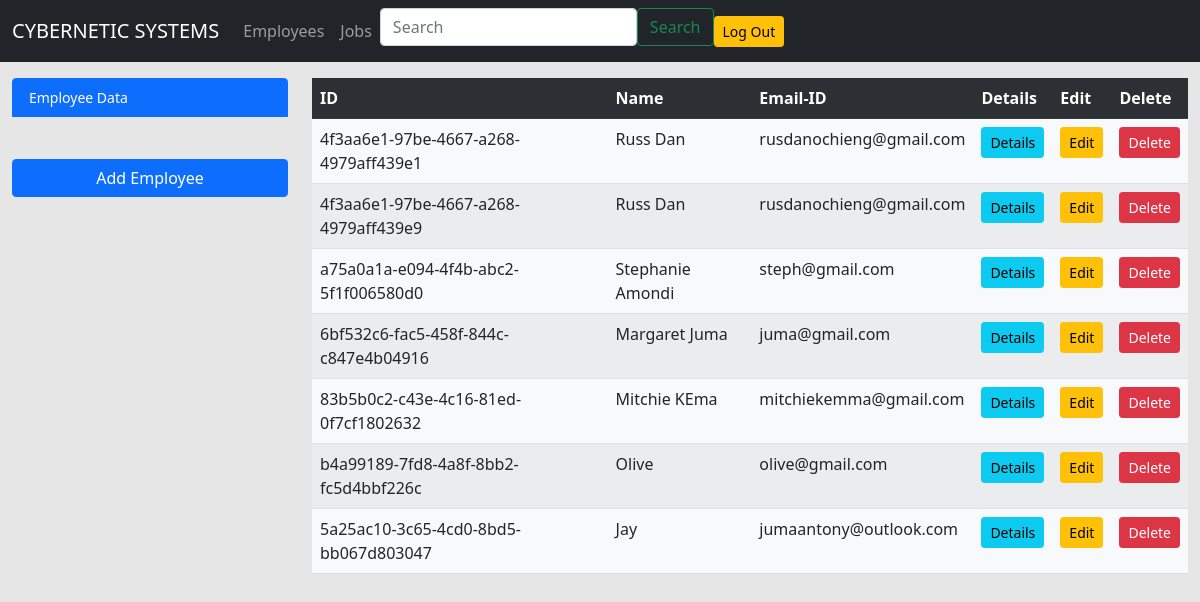
The page /employeelist/ (signed in) on the database as committed earlier.
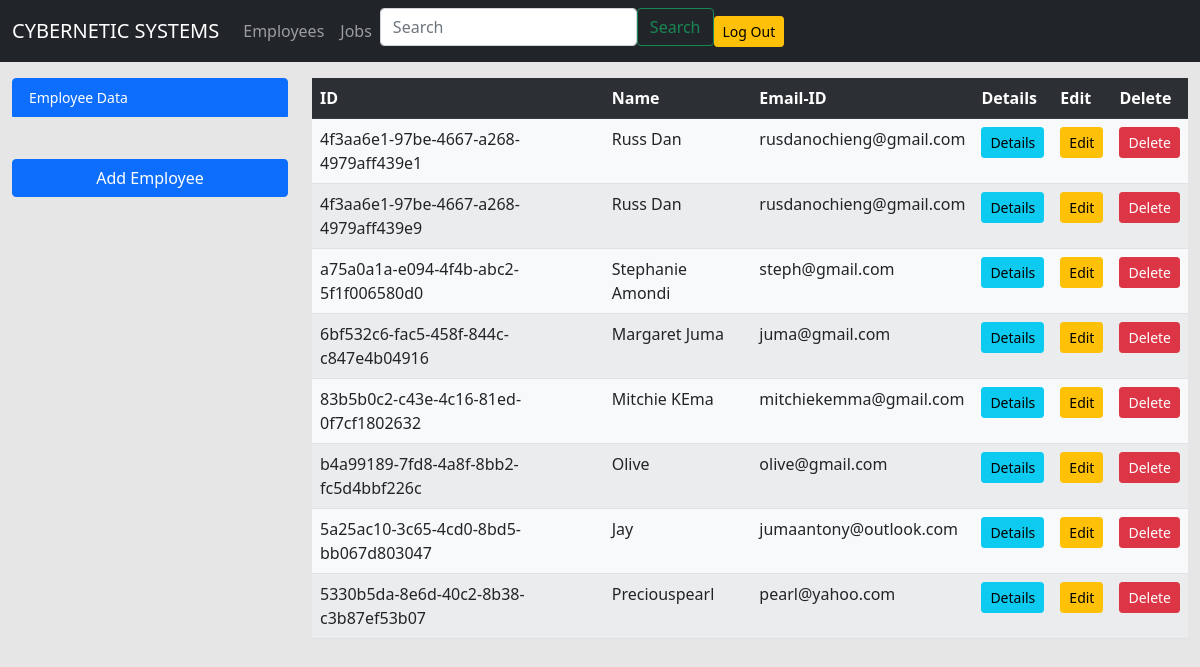
The same page on the database as committed later.
### EmployeeMgt/models.py (models this page shows)
class Employee(models.Model):
    ID = models.UUIDField(default=uuid.uuid4,
                          editable=True)
    Date_of_Employement = models.DateTimeField()
    Name = models.CharField(max_length=50)
    Email = models.EmailField()
    Phone_Number = models.IntegerField()
    Job = models.CharField(max_length=50)

### EmployeeMgt/views.py (the view, shortened to what this page needs)
# urls.py: path('employeelist/', views.employeelist, name='employeelist'),
@login_required
def employeelist(request):
    context = {}
    if request.method == 'GET':
        context.update({
            'form': EmployeeModelForm,
            'employees': Employee.objects.all(),
        })
    return render(request, 'employee-list.html', context)

### EmployeeMgt/templates/employee-list.html (shortened to what this page needs)
{% extends 'base.html' %}
{% load static %}
{% block content %}
    <link rel="stylesheet" href="https://stackpath.bootstrapcdn.com/bootstrap/5.0.0-alpha1/css/bootstrap.min.css">
 <div class="container-fluid">
    <div class="row mt-3">
      <div class="col-lg-3 col-md-3">
              <div class="list-group small">
                <div class="list-group-item active"> Employee Data</div>
                <br><br>
                <button id="create-employee" class="btn btn-primary" type="button" name="button" data-toggle="modal"
                   data-target="#add_employee" >Add Employee</button>
                <br>
                  <br>
              </div>
            </div>
            <div class="col-lg-9 col-md-9">
              <table class="table table-striped table-hover bg-light">
                <tr class="table-dark ">
                  <th>ID</th>
                  <th>Name</th>
                  <th>Email-ID</th>
                  <th>Details</th>
                  <th>Edit</th>
                  <th>Delete</th>
                </tr>
              {% for employee in employees %}
                <tr>
                  <td>{{ employee.ID }}</td>
                  <td>{{ employee.Name }}</td>
                  <td>{{ employee.Email }}</td>
                  <td><a href="" data-toggle="modal"
                         data-target="#employee-details-{{ employee.pk }}"
                         class="btn btn-info btn-sm btn-block"> Details </a></td>
                  <td><a href="" data-toggle="modal" data-target="#employee-edit-details-{{ employee.pk }}" class="btn btn-warning btn-sm btn-block">Edit</a></td>
                  <td><a href="" class="btn btn-danger btn-sm btn-block"
                         onclick="confirm('Are you Sure you want to Delete \' {{ employee.Name }} \' ?');">Delete</a></td>
                </tr>
              {% endfor %}
              </table>
            </div>
        </div>
    </div>
              {% include 'add_employee.html' %}
{% endblock %}

### EmployeeMgt/templates/base.html (shortened to what this page needs)
{% load static %}
<!doctype html>
<html lang="en">
  <head>
    <link rel="stylesheet" href="https://stackpath.bootstrapcdn.com/bootstrap/5.0.0-alpha1/css/bootstrap.min.css">
    <link rel="stylesheet" type="text/css" href="{% static 'css/style.css' %}">
  </head>
  <body>
    {% if request.user.is_authenticated %}
      <nav class="navbar navbar-expand-lg navbar-dark bg-dark">
      <div class="container-fluid">
        <a class="navbar-brand mr-5" href="{% url 'EmployeeMgt:dash' %}">CYBERNETIC SYSTEMS</a>
        <div class="collapse navbar-collapse" id="navbarSupportedContent">
          <ul class="navbar-nav mr-auto mb-2 mb-lg-0">
            <li class="nav-item">
              <a class="nav-link" aria-current="page" href="{% url 'EmployeeMgt:employeelist' %}">Employees</a>
            </li>
            <li class="nav-item">
              <a class="nav-link" href="{% url 'EmployeeMgt:joblist' %}">Jobs</a>
            </li>
          </ul>
          <form class="d-flex mb-2">
            <input class="form-control mr-2" type="search" placeholder="Search" aria-label="Search">
            <button class="btn btn-outline-success" type="submit">Search</button>
          </form>
          <a href="{% url 'EmployeeMgt:logout_view' %}" class="btn btn-sm btn-warning ml-3"> Log Out</a>
        </div>
      </div>
    </nav>
    {% endif %}
    {% block content %}
    {% endblock %}
    </body>
</html>

### EmployeeMgt/templates/add_employee.html (shortened to what this page needs)
{% load static %}
{% load widget_tweaks %}
<link rel="stylesheet" href="https://stackpath.bootstrapcdn.com/bootstrap/5.0.0-alpha1/css/bootstrap.min.css">
<link rel="stylesheet" type="text/css" href="{% static 'css/style.css' %}">

### EmployeeMgt/templates/employee_detail.html (shortened to what this page needs)
{% load widget_tweaks %}

### EmployeeMgt/static/css/style.css (style rules this page uses)
* { margin: 0px; padding: 0px; box-sizing: border-box; min-height: 100%vh; }
body { background-color: #e6e6e6; }

Rows that differ between the two databases and show on the page:
added Employee: ID "5330b5da-8e6d-40c2-8b38-c3b87ef53b07", Name "Preciouspearl", Email "pearl@yahoo.com"
